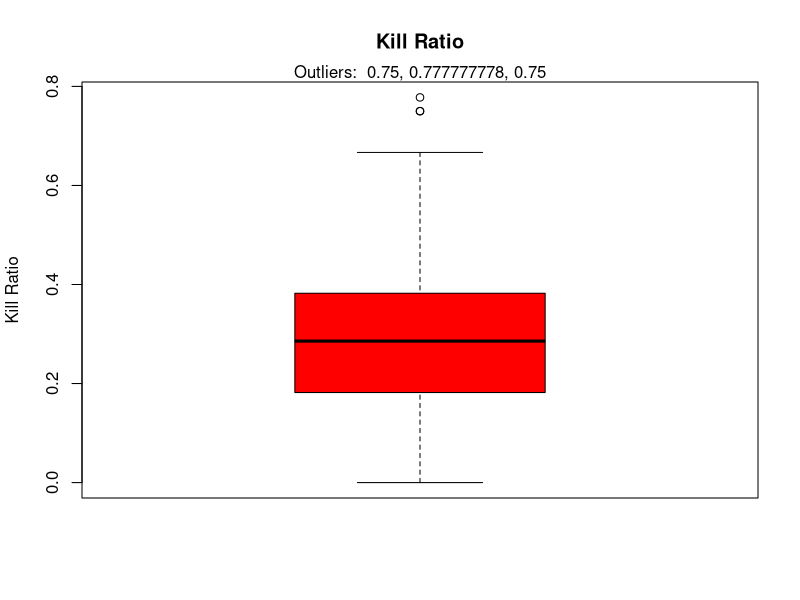
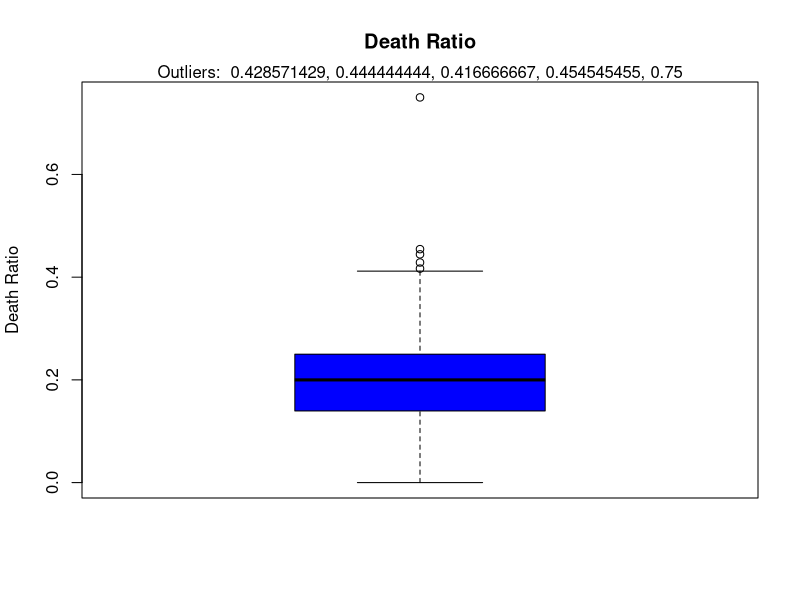
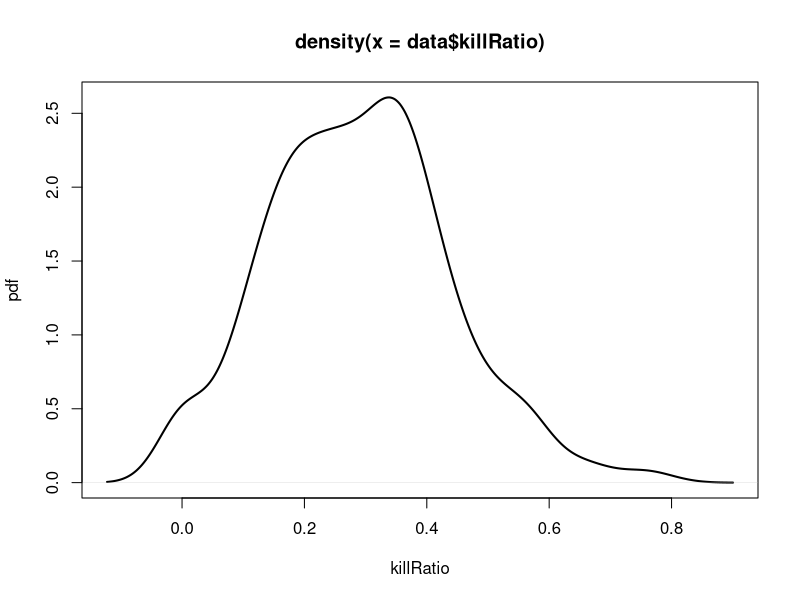
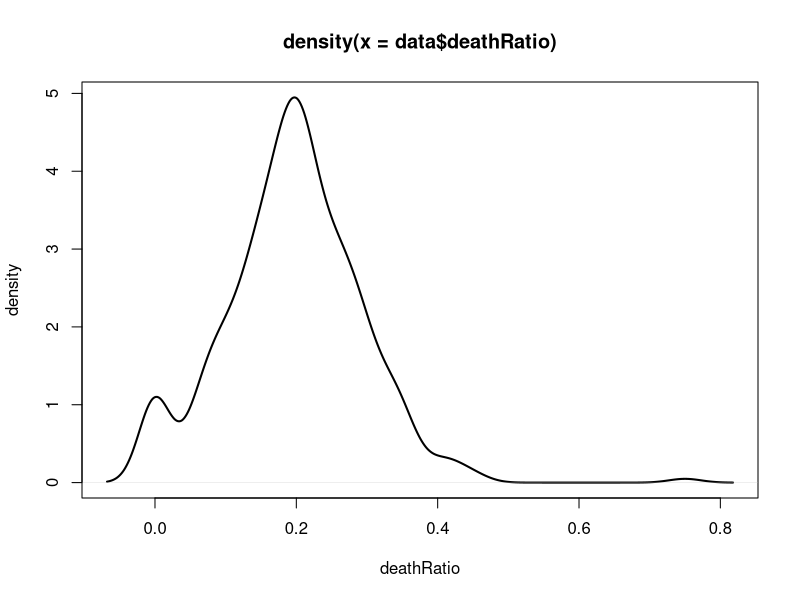

Write R code to recreate these figures, in order.
data <- read.csv("Evelynn_stats.csv", sep=",")
outliersKillRatio <- boxplot.stats(data$killRatio)$out #find outliers using IQR

pdf(file = "./KillRatioOutliers.pdf", width = 8, height = 8)

boxplot(data$killRatio,
  ylab = "Kill Ratio",
  main = "Kill Ratio",
  col = "red"
)
mtext(paste("Outliers: ", paste(outliersKillRatio, collapse = ", ")))

summary(data$killRatio)
cat("MAD = ", mad(data$killRatio), "\n")
cat("Var(x) = ", var(data$killRatio), "\n")
cat("IQR = ", IQR(data$killRatio), "\n")

if(shapiro.test(data$killRatio)$p.value >= 0.05) {
    print("Kill ratio is close to a normal distribution")
} else {
    print("Kill ratio is not close to a normal distribution")
}

outliersDeathRatio <- boxplot.stats(data$deathRatio)$out #find outliers using IQR

pdf(file = "./DeathRatioOutliers.pdf", width = 8, height = 8)

boxplot(data$deathRatio,
  ylab = "Death Ratio",
  main = "Death Ratio",
  col = "blue"
)
mtext(paste("Outliers: ", paste(outliersDeathRatio, collapse = ", ")))

summary(data$deathRatio)
cat("MAD = ", mad(data$deathRatio), "\n")
cat("Var(x) = ", var(data$deathRatio), "\n")
cat("IQR = ", IQR(data$deathRatio), "\n")

if(shapiro.test(data$deathRatio)$p.value >= 0.05) {
    print("Death ratio is close to a normal distribution")
} else {
    print("Death ratio is not close to a normal distribution")
}

tableTier <- table(data$tier)
round(prop.table(tableTier) * 100, 2)

tableBlueTeam <- table(data$blue_team)
round(prop.table(tableBlueTeam) * 100, 2)

tableWin <- table(data$win)
round(prop.table(tableWin) * 100, 2)

pdf(file = "./Kill.pdf", width = 8, height = 8)
plot(density(data$killRatio), lwd = 2, xlab = "killRatio", ylab = "pdf")

pdf(file = "./Death.pdf", width = 8, height = 8)
plot(density(data$deathRatio), lwd = 2, xlab = "deathRatio", ylab = "density")